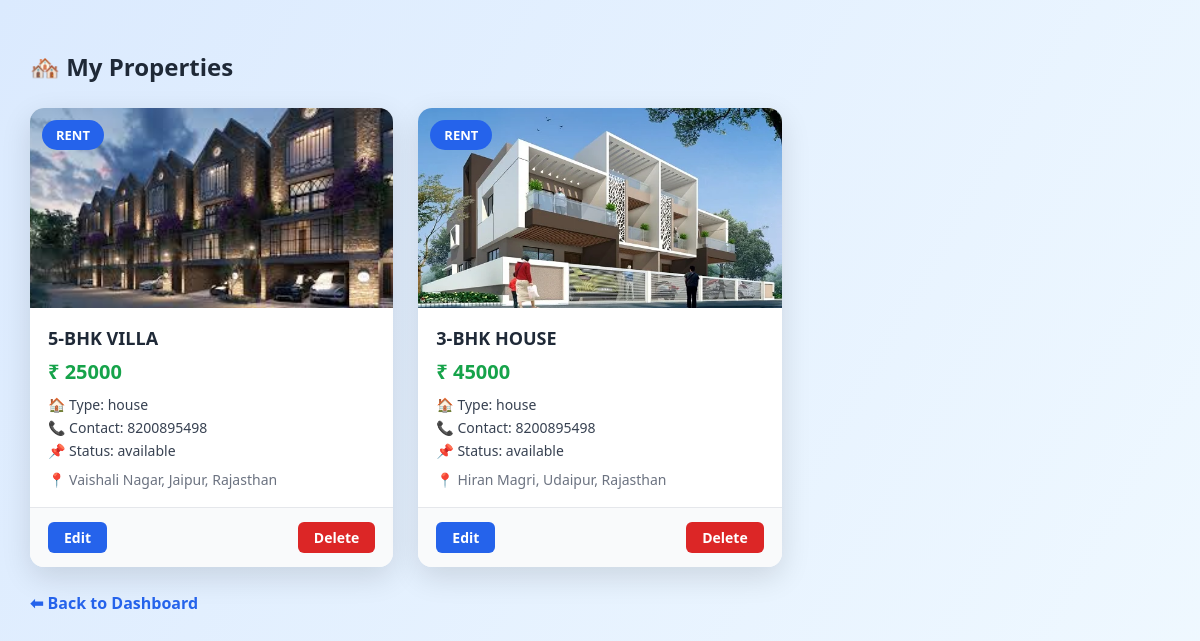
The app's page /my-properties (signed in), older data.
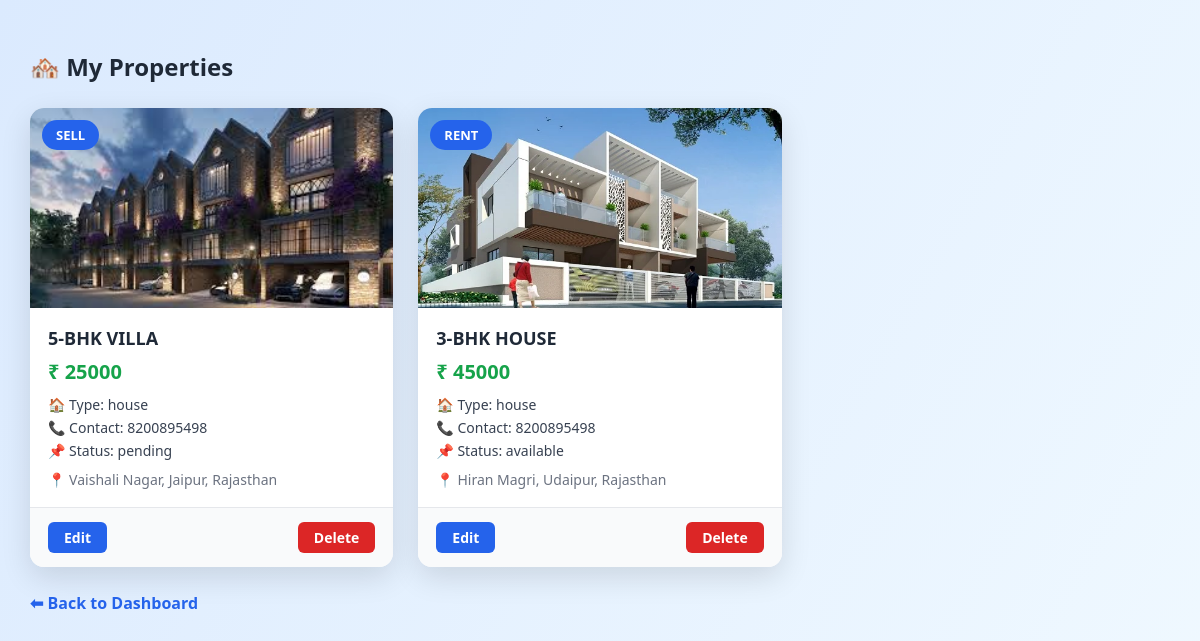
The same page, newer data.
### tables this page shows
CREATE TABLE properties (
            id INTEGER PRIMARY KEY AUTOINCREMENT,
            owner_id INTEGER,
            title TEXT,
            type TEXT,
            price INTEGER,
            description TEXT,
            image TEXT,
            contact_number TEXT,
            status TEXT DEFAULT 'available',
            deal_type TEXT,
            state TEXT,
            city TEXT,
            area TEXT
        );

### app/owner/routes.py (the view)
@owner_bp.route("/my-properties")
def my_properties():
    if "user" not in session or session.get("role") != "owner":
        return redirect(url_for("login"))
    conn = get_db()
    cursor = conn.cursor()
    cursor.execute(
        "SELECT id FROM users WHERE username=?",
        (session["user"],)
    )
    owner_id = cursor.fetchone()[0]
    cursor.execute("""
        SELECT * FROM properties
        WHERE owner_id=?
    """, (owner_id,))
    properties = cursor.fetchall()
    conn.close()
    return render_template("my_properties.html", properties=properties)

### app/db.py (called while the page is built)
def get_db():
    conn = sqlite3.connect("users.db", timeout=10)
    conn.row_factory = sqlite3.Row
    return conn

### app/templates/my_properties.html (shortened to what this page needs)
<!DOCTYPE html>
<html lang="en">
<head>
</head>
<body>
<h2>🏘️ My Properties</h2>
{% if properties %}
<div class="properties-grid">
    {% for p in properties %}
    <div class="property-card">
        <div class="image-box">
            <img src="{{ url_for('static', filename='uploads/' + p[6]) }}">
            <div class="badge">{{ p[9]|upper }}</div>
        </div>
        <div class="property-body">
            <div class="property-title">{{ p[2] }}</div>
            <div class="price">₹ {{ p[4] }}</div>
            <div class="info">🏠 Type: {{ p[3] }}</div>
            <div class="info">📞 Contact: {{ p[7] }}</div>
            <div class="info">📌 Status: {{ p[8] }}</div>
            <div class="location">
                📍 {{ p[12] }}, {{ p[11] }}, {{ p[10] }}
            </div>
        </div>
        <div class="property-actions">
            <a href="{{ url_for('owner.edit_property', property_id=p[0]) }}" class="edit">Edit</a>
            <a href="{{ url_for('owner.delete_property', property_id=p[0]) }}"
               class="delete"
               onclick="return confirm('Are you sure you want to delete this property?');">
               Delete
            </a>
        </div>
    </div>
    {% endfor %}
</div>
{% else %}
<p>No properties added yet.</p>
{% endif %}
<a href="/owner/dashboard" class="back">⬅ Back to Dashboard</a>
</body>
</html>

### app/templates/my_properties.html (style rules this page uses)
* { box-sizing: border-box; font-family: "Segoe UI", Arial, sans-serif; }
body { margin: 0; padding: 30px; min-height: 100vh; background: linear-gradient( 120deg, #dbeafe, #f0f9ff, #e0e7ff, #cffafe ); background-size: 300% 300%; animation: bgMove 8s ease-in-out infinite; }
h2 { margin-bottom: 25px; color: #1f2937; }
.properties-grid { display: grid; grid-template-columns: repeat(auto-fill, minmax(340px, 1fr)); gap: 25px; }
.property-card { background: white; border-radius: 14px; overflow: hidden; box-shadow: 0 10px 30px rgba(0,0,0,0.12); transition: transform 0.3s ease, box-shadow 0.3s ease; }
.image-box { position: relative; height: 200px; overflow: hidden; }
.image-box img { width: 100%; height: 100%; object-fit: cover; }
.badge { position: absolute; top: 12px; left: 12px; background: #2563eb; color: white; padding: 6px 14px; border-radius: 20px; font-size: 13px; font-weight: bold; }
.property-body { padding: 18px; }
.property-title { font-size: 18px; font-weight: 600; margin-bottom: 8px; color: #1f2937; }
.price { font-size: 20px; font-weight: bold; color: #16a34a; margin-bottom: 10px; }
.info { font-size: 14px; color: #374151; margin: 4px 0; }
.location { margin-top: 10px; font-size: 14px; color: #6b7280; }
.property-actions { display: flex; justify-content: space-between; padding: 14px 18px; border-top: 1px solid #e5e7eb; background: #f9fafb; }
.property-actions a { text-decoration: none; font-weight: 600; padding: 6px 16px; border-radius: 6px; font-size: 14px; color: white; }
.edit { background: #2563eb; }
.delete { background: #dc2626; }
.back { display: inline-block; margin-top: 25px; text-decoration: none; color: #2563eb; font-weight: bold; }

Row changes from the older to the newer data that the page shows:
changed properties "5-BHK VILLA": deal_type "RENT" → "SELL"; status "available" → "pending"
